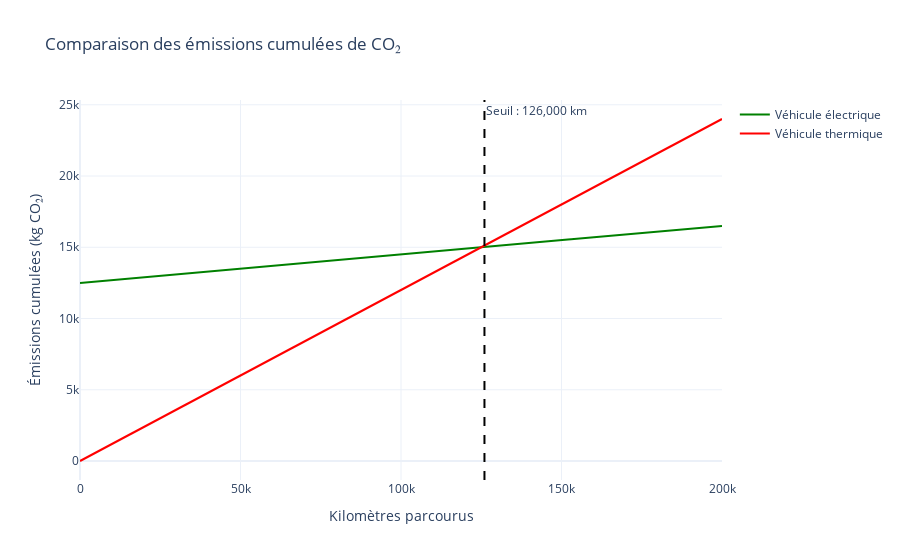

The cell this chart's notebook holds for it:
### Code cell
import plotly.graph_objects as go

km_range = list(range(0, 200001, 1000))  # de 0 à 200 000 km par pas de 1000

# Paramètres d'émissions
co2_fabrication_ve = 12500  # en kg CO2, fabrication d’un VE (83.6 g/km * 150 000 km environ)
co2_km_ve = 20 / 1000  # 20 g/km
co2_km_thermique = 120 / 1000  # 120 g/km

# Calcul des émissions cumulées
emissions_ve_cumul = [co2_fabrication_ve + co2_km_ve * km for km in km_range]
emissions_thermique_cumul = [co2_km_thermique * km for km in km_range]

# Calcul du seuil de rentabilité environnementale (où les deux courbes se croisent)
seuil_km = next(km for km in km_range if co2_fabrication_ve + co2_km_ve * km < co2_km_thermique * km)

# Graphique interactif
fig = go.Figure()

fig.add_trace(go.Scatter(x=km_range, y=emissions_ve_cumul, mode='lines', name='Véhicule électrique', line=dict(color='green')))
fig.add_trace(go.Scatter(x=km_range, y=emissions_thermique_cumul, mode='lines', name='Véhicule thermique', line=dict(color='red')))
fig.add_vline(x=seuil_km, line=dict(color="black", dash="dash"),
              annotation_text=f"Seuil : {seuil_km:,} km", annotation_position="top right")

fig.update_layout(
    title="Comparaison des émissions cumulées de CO₂",
    xaxis_title="Kilomètres parcourus",
    yaxis_title="Émissions cumulées (kg CO₂)",
    template="plotly_white"
)

fig.show()

### Figure 1 — Plotly figure (JSON) as saved in the notebook; plotly's stock layout.template omitted (floating-point values rounded to 4 significant figures; data arrays with more than 128 entries replaced by an {"elided": "..."} marker saying what was removed)
{"data": [{"line": {"color": "green"}, "mode": "lines", "name": "Véhicule électrique", "type": "scatter", "x": {"elided": "201 int values"}, "y": {"elided": "201 int values"}}, {"line": {"color": "red"}, "mode": "lines", "name": "Véhicule thermique", "type": "scatter", "x": {"elided": "201 int values"}, "y": {"elided": "201 int values"}}], "layout": {"annotations": [{"showarrow": false, "text": "Seuil : 126,000 km", "x": 126000, "xanchor": "left", "xref": "x", "y": 1, "yanchor": "top", "yref": "y domain"}], "shapes": [{"line": {"color": "black", "dash": "dash"}, "type": "line", "x0": 126000, "x1": 126000, "xref": "x", "y0": 0, "y1": 1, "yref": "y domain"}], "title": {"text": "Comparaison des émissions cumulées de CO₂"}, "xaxis": {"title": {"text": "Kilomètres parcourus"}}, "yaxis": {"title": {"text": "Émissions cumulées (kg CO₂)"}}}}
